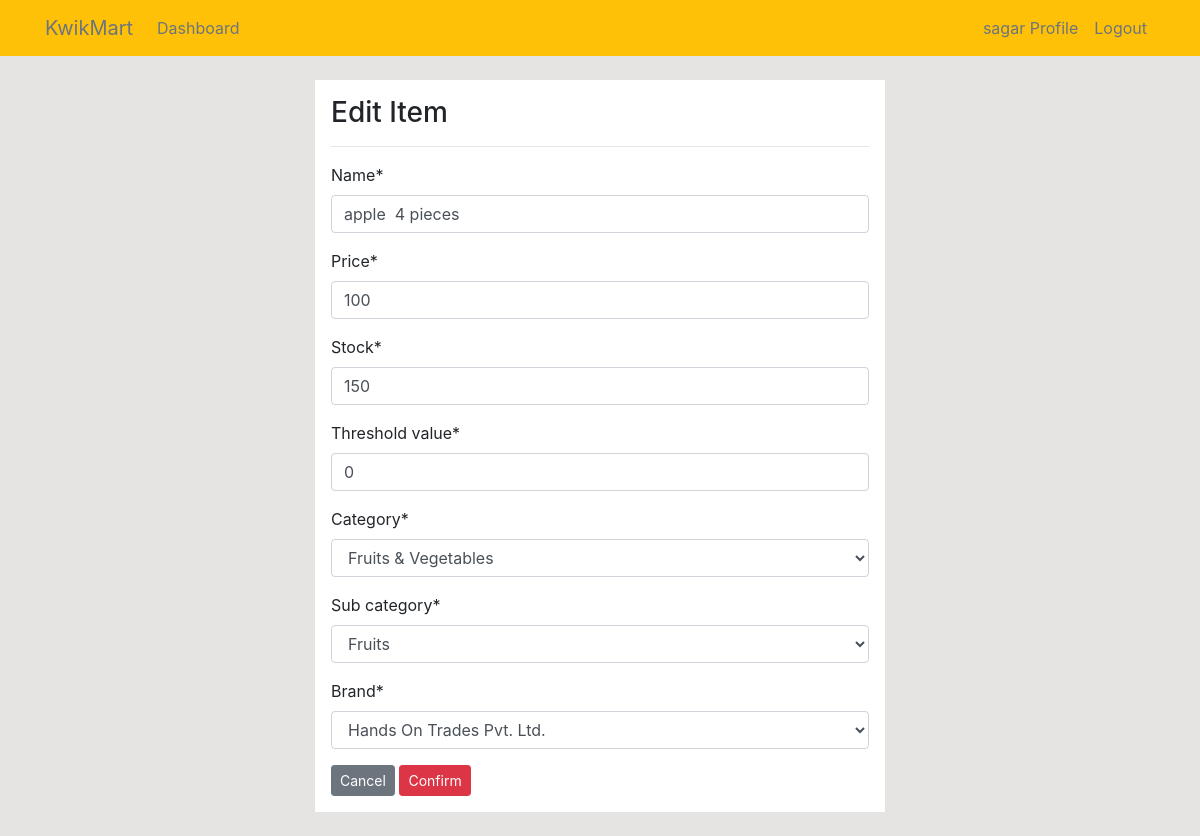
The app's page /products_edit/1/ (signed in) with its own data.
### app/models.py (models this page shows, shortened)
class Product(models.Model):
    category = models.ForeignKey(Category,on_delete=models.CASCADE,null=True)
    sub_category = models.ForeignKey(Sub_Category, on_delete=models.CASCADE, null=True)
    brand = models.ForeignKey(Brand,on_delete=models.CASCADE,null=True)
    image = models.ImageField(upload_to='ecomerce/pimg')
    name = models.CharField(max_length=100)
    price = models.IntegerField()
    date = models.DateField(auto_now_add= True)
    stock= models.IntegerField()
    threshold_value = models.IntegerField()

class Category(models.Model):
    name = models.CharField(max_length=150)
    def  __str__(self):
        return self.name

class Sub_Category(models.Model):
    name = models.CharField(max_length=150)
    category = models.ForeignKey(Category,on_delete=models.CASCADE)
    def __str__(self):
        return self.name

### grocery_store/views.py (the view)
# urls.py: path('products_edit/<int:pk>/',views.products_edit,name='products_edit'),
@login_required(login_url="/accounts/login/")
def products_edit(request, pk):
    item = Product.objects.get(id=pk)
    if request.method == 'POST':
        form = ProductForm(request.POST, instance=item)
        if form.is_valid():
            form.save()
            return redirect('products_list')
    else:
        form = ProductForm(instance=item)
    context = {
        'form': form,
    }
    return render(request, 'products_edit.html', context)

### grocery_store/forms.py
class ProductForm(forms.ModelForm):
    class Meta:
        model = Product
        fields = ['name', 'price', 'stock' ,'threshold_value', 'category' , 'sub_category' ,'brand' ]

### app/models.py (called while the page is built)
    def __str__(self):
        return self.name

### templates/products_edit.html (shortened to what this page needs)
{% extends 'seller/base.html' %}
{% load crispy_forms_tags %}
{% block content %}
<div class="row my-4">
    <div class="col-md-6 offset-md-3 p-3 bg-white">
        <h3>Edit Item</h3>
        <hr>
        <form method="POST">
            {{ form|crispy }}
            <a class="btn btn-secondary btn-sm" href="{% url 'products_list' %}">Cancel</a>
            <input class="btn btn-danger btn-sm" type="submit" value="Confirm">
        </form>
    </div>
</div>
{% endblock %}

### templates/seller/nav.html (shortened to what this page needs)
<nav class="navbar navbar-expand-lg navbar-info bg-warning">
    <div class="container">
        {% if user.is_authenticated %}
        <a class="navbar-brand text-secondary " href="{% url 'seller_page' %}"> KwikMart </a>
        <div class="collapse navbar-collapse" id="navbarSupportedContent">
            <ul class="navbar-nav mr-auto">
                <li class="nav-item active">
                    <a class="nav-link text-secondary" href="{% url 'seller_page' %}"> Dashboard </a>
                </li>
            </ul>
            <ul class="navbar-nav ml-auto">
                <li class="nav-item active">
                    <a class="nav-link text-secondary" href="{% url 'index' %}">{{ user.username }} Profile
                        <span class="sr-only">(current)</span></a>
                </li>
                <li class="nav-item">
                    <a class="nav-link text-secondary" href="{% url 'index' %}">Logout</a>
                </li>
            </ul>
            {% endif %}
        </div>
    </div>
</nav>

### static/css/style.css (style rules this page uses)
body { background: rgb(230, 227, 227); }

### records on screen
Product: name "apple 4 pieces", price "100", stock "150", threshold_value "0", category "Fruits & Vegetables", sub_category "Fruits", brand "Hands On Trades Pvt. Ltd."

### other values on screen
{{ user.username }} "sagar"
